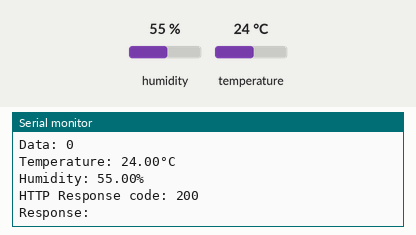
Simulated run of this sketch. Board: ESP32. On the bench: the last lines printed to the serial monitor. The inputs (shaded band) are chosen by the test bench; at power-on: humidity 55 %, temperature 24 °C. WiFi joins after 1.5 s; servers stay silent unless stated; uploads are accepted with an empty reply.

Above: at 2.7 s.
2.8 s: humidity set to 22 %
At 11.87 s:
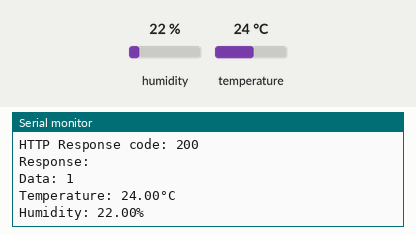
13.0 s: temperature set to 12 °C
At 22.9 s:
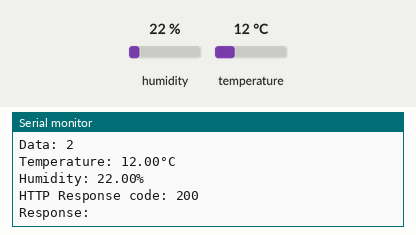
23.2 s: humidity set to 40 %
At 32.7 s:
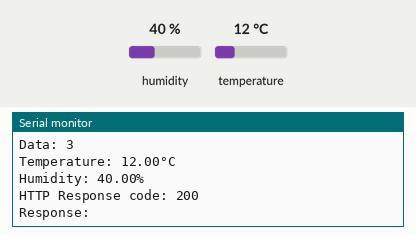
Timing chart, 0 to 34.2 s (numbered marks = the images above; inputs shaded):
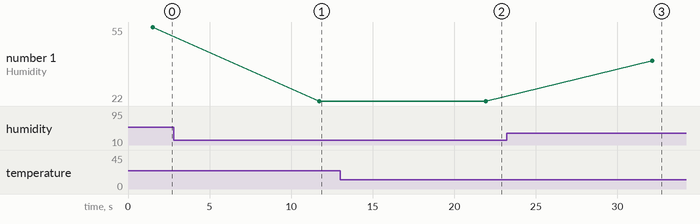

Measured:
- after the input at 2.8 s, the serial monitor: prints a new line after 8.9 s (image 1)
- after the input at 13.0 s, the serial monitor: prints a new line after 8.9 s (image 2)
- after the input at 23.2 s, the serial monitor: prints a new line after 8.9 s (image 3)
- plotted number 1: 55 → 22 after the input at 2.8 s, 22 → 40 after the input at 23.2 s

The sketch:

DHT_Sensor.ino
```cpp
#include <WiFi.h>
#include <HTTPClient.h>
#include <DHT.h>

const char* ssid = "Budel Biznet 5G";
const char* password = "12345678";

// setup sensor
DHT dht(4, DHT22);
float temperature, humidity;
int counter;

const char* serverName = "http://192.162.14.4:5000/data";

void setup() {
  Serial.begin(9600);
  Serial.println("SIC Technical Assignment #1");

  // connect to wifi
  WiFi.begin(ssid, password);
  Serial.print("Connecting to WiFi...");
  while (WiFi.status() != WL_CONNECTED) {
    delay(500);
    Serial.print(".");
  }
  Serial.println("\nConnected to WiFi");

  // initialize sensor
  dht.begin();
}

void loop() {
  temperature = dht.readTemperature();
  humidity = dht.readHumidity();

  if (isnan(temperature) || isnan(humidity)) {
    Serial.println("Failed to read from DHT sensor!");
    return;
  }

  // print values to serial monitor
  Serial.println("Data: " + String(counter));
  Serial.print("Temperature: ");
  Serial.print(temperature);
  Serial.println("°C");
  Serial.print("Humidity: ");
  Serial.print(humidity);
  Serial.println("%");

  // POST data to server
  if (WiFi.status() == WL_CONNECTED) {
    HTTPClient http;

    http.begin(serverName);
    http.addHeader("Content-Type", "application/json");

    String httpRequestData = "{\"temperature\":" + String(temperature) + ",\"humidity\":" + String(humidity) + "}";
    int httpResponseCode = http.POST(httpRequestData);

    if (httpResponseCode > 0) {
      String response = http.getString();
      Serial.println("HTTP Response code: " + String(httpResponseCode));
      Serial.println("Response: " + response);
    } else {
      Serial.println("Error in sending POST request");
      Serial.println("HTTP Response code: " + String(httpResponseCode));
    }

    http.end();
  } else {
    Serial.println("WiFi Disconnected");
  }

  delay(10000); // Data POST interval: 10s
  counter++;
}
```
